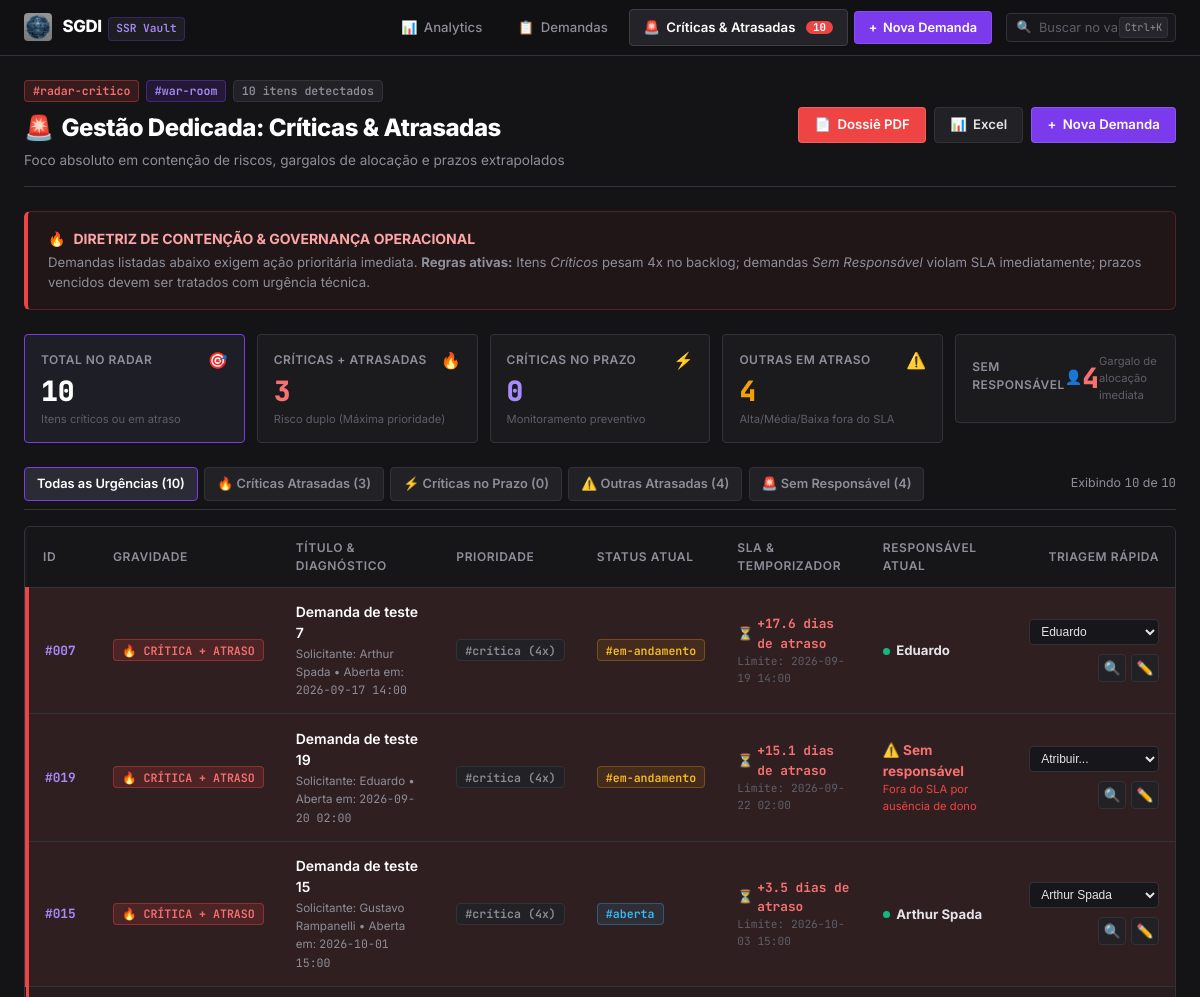
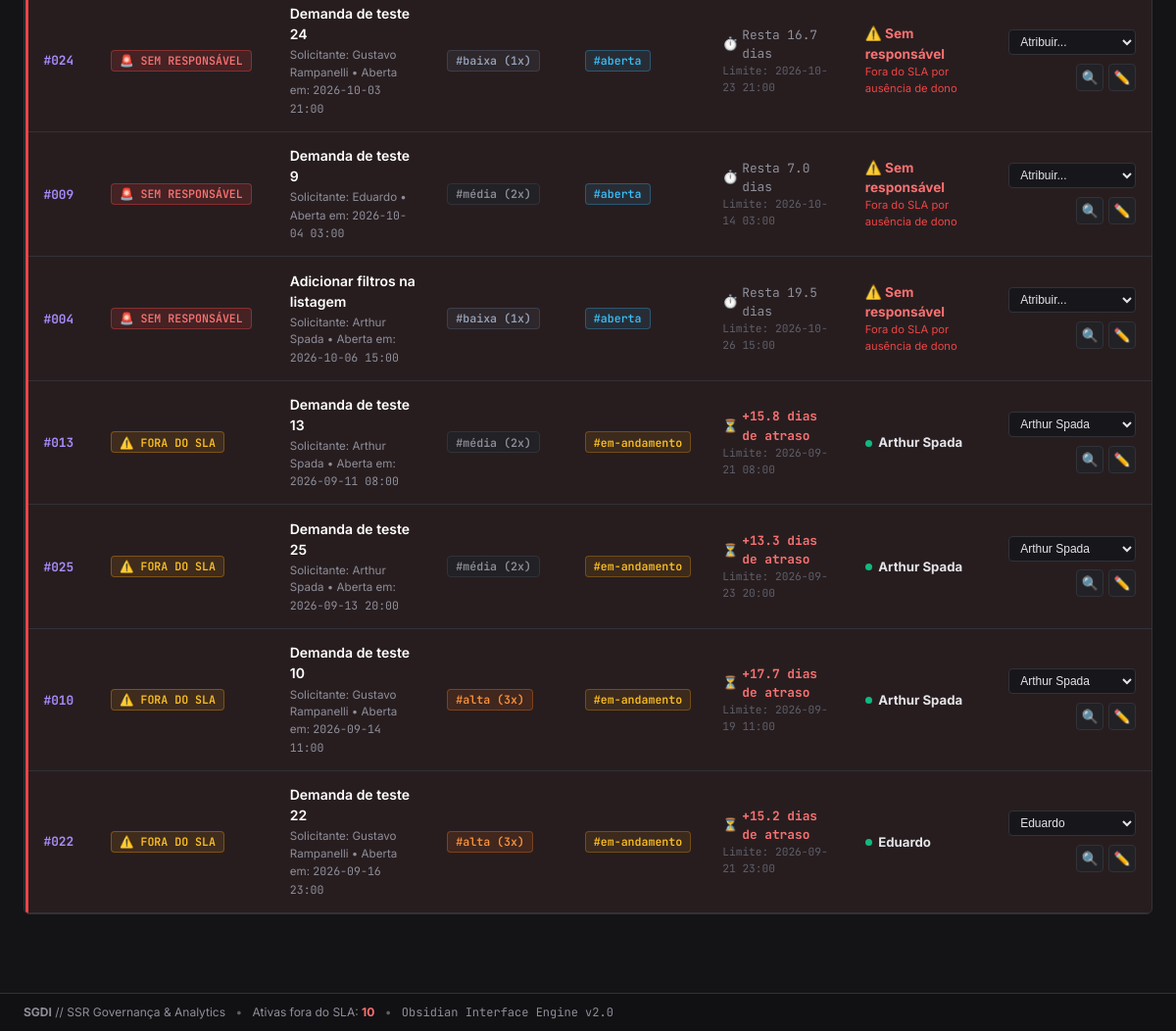
Screenshot of /urgentes with the database file from the repository (2 pictures, top to bottom).
### tables this page shows
CREATE TABLE demandas (
    id INTEGER PRIMARY KEY AUTOINCREMENT,
    titulo TEXT NOT NULL,
    descricao TEXT,
    solicitante_id INTEGER NOT NULL,
    data_criacao TEXT,
    status TEXT NOT NULL DEFAULT 'Aberta',
    prioridade TEXT NOT NULL DEFAULT 'Média',
    responsavel_id INTEGER,
    data_conclusao TEXT,
    FOREIGN KEY (solicitante_id) REFERENCES usuarios(id),
    FOREIGN KEY (responsavel_id) REFERENCES usuarios(id)
);

CREATE TABLE usuarios (
    id INTEGER PRIMARY KEY AUTOINCREMENT, 
    nome TEXT NOT NULL,
    email TEXT UNIQUE
);

### app.py (the view)
@app.route('/criticas-atrasadas')
@app.route('/urgentes')
def criticas_atrasadas():
    aba_filtro = request.args.get('aba', 'todas')
    conn = get_db()
    garantir_migracao_db(conn)
    query_urgentes = f'''
        {SELECT_DEMANDAS}
        WHERE d.status NOT IN ('Concluída', 'Cancelada')
        AND (
            d.prioridade = 'Crítica'
            OR d.responsavel_id IS NULL
            OR datetime(d.data_criacao, '+' || (CASE d.prioridade WHEN 'Crítica' THEN 2 WHEN 'Alta' THEN 5 WHEN 'Média' THEN 10 WHEN 'Baixa' THEN 20 ELSE 30 END) || ' days') < datetime('now', 'localtime')
        )
        ORDER BY
            (CASE WHEN d.prioridade = 'Crítica' AND (d.responsavel_id IS NULL OR datetime(d.data_criacao, '+2 days') < datetime('now', 'localtime')) THEN 1
                  WHEN d.prioridade = 'Crítica' THEN 2
                  WHEN d.responsavel_id IS NULL THEN 3
                  ELSE 4 END) ASC,
            d.data_criacao ASC
    '''
    todas_urgentes = conn.execute(query_urgentes).fetchall()
    usuarios = listar_usuarios(conn)
    conn.close()
    agora = datetime.now()
    lista_processada = []
    total_criticas_atrasadas = 0
    total_criticas_no_prazo = 0
    total_outras_atrasadas = 0
    total_sem_responsavel = 0
    for row in todas_urgentes:
        d = dict(row)
        pr = d['prioridade']
        st_sla = d['status_sla']
        is_sem_resp = (d['responsavel_id'] is None)
        is_critica = (pr == 'Crítica')
        is_atrasada_ou_fora = (st_sla in ('atrasada', 'sem_responsavel_fora_sla'))
        if is_critica and is_atrasada_ou_fora:
            categoria = 'critica_atrasada'
            categoria_label = '🔥 Crítica Atrasada'
            categoria_classe = 'urgencia-maxima'
            total_criticas_atrasadas += 1
        elif is_critica:
            categoria = 'critica_prazo'
            categoria_label = '⚡ Crítica no Prazo'
            categoria_classe = 'urgencia-alta'
            total_criticas_no_prazo += 1
        elif is_sem_resp:
            categoria = 'sem_responsavel'
            categoria_label = '🚨 Sem Responsável'
            categoria_classe = 'urgencia-alerta'
            total_sem_responsavel += 1
        else:
            categoria = 'outras_atrasadas'
            categoria_label = '⚠️ Atrasada (SLA)'
            categoria_classe = 'urgencia-media'
            total_outras_atrasadas += 1
        if is_sem_resp and categoria != 'sem_responsavel':
            total_sem_responsavel += 1
        dc = parse_data(d['data_criacao'])
        dl = parse_data(d['data_limite'])
        if dl:
            if agora > dl:
                dias_atraso = (agora - dl).total_seconds() / 86400.0
                d['tempo_status_str'] = f"+{round(dias_atraso, 1)} dias de atraso"
                d['dias_diff'] = round(dias_atraso, 1)
                d['em_atraso'] = True
            else:
                dias_restantes = (dl - agora).total_seconds() / 86400.0
                d['tempo_status_str'] = f"Resta {round(dias_restantes, 1)} dias"
                d['dias_diff'] = round(dias_restantes, 1)
                d['em_atraso'] = False
        else:
            d['tempo_status_str'] = '-'
            d['dias_diff'] = 0
            d['em_atraso'] = False
        d['categoria'] = categoria
        d['categoria_label'] = categoria_label
        d['categoria_classe'] = categoria_classe
        d['peso'] = PESO_PRIORIDADE.get(pr, 2)
        if aba_filtro == 'criticas_atrasadas' and categoria != 'critica_atrasada':
            continue
        elif aba_filtro == 'criticas_prazo' and categoria != 'critica_prazo':
            continue
        elif aba_filtro == 'outras_atrasadas' and categoria != 'outras_atrasadas':
            continue
        elif aba_filtro == 'sem_responsavel' and not is_sem_resp:
            continue
        lista_processada.append(d)
    stats_urgentes = {
        'total': len(todas_urgentes),
        'total_exibido': len(lista_processada),
        'criticas_atrasadas': total_criticas_atrasadas,
        'criticas_no_prazo': total_criticas_no_prazo,
        'outras_atrasadas': total_outras_atrasadas,
        'sem_responsavel': total_sem_responsavel,
    }
    return render_template(
        'criticas_atrasadas.html',
        demandas=lista_processada,
        stats=stats_urgentes,
        aba_ativa=aba_filtro,
        usuarios=usuarios
    )

### templates/criticas_atrasadas.html (shortened to what this page needs)
{% extends "base.html" %}
{% block content %}
<div class="obs-pane-header">
    <div class="obs-pane-title">
        <div class="obs-tag-group">
            <span class="obs-tag obs-tag-danger">#radar-critico</span>
            <span class="obs-tag obs-tag-purple">#war-room</span>
            <span class="obs-tag obs-tag-muted">{{ stats.total }} itens detectados</span>
        </div>
        <h1><span>🚨</span> Gestão Dedicada: Críticas & Atrasadas</h1>
        <p class="obs-pane-subtitle">Foco absoluto em contenção de riscos, gargalos de alocação e prazos extrapolados</p>
    </div>
    <div class="obs-pane-actions">
        <a href="{{ url_for('exportar_pdf', status='Aberta') }}" class="btn-obsidian btn-obs-danger" title="Exportar Dossiê Crítico em PDF">
            <span>📄</span> Dossiê PDF
        </a>
        <a href="{{ url_for('exportar_excel') }}" class="btn-obsidian btn-obs-secondary" title="Exportar para Excel">
            <span>📊</span> Excel
        </a>
        <a href="/nova_demanda" class="btn-obsidian btn-obs-accent" title="Criar nova demanda">
            <span>+</span> Nova Demanda
        </a>
    </div>
</div>
<div class="obs-callout obs-callout-danger" style="margin-bottom: 1.5rem;">
    <div class="obs-callout-title">
        <span class="obs-callout-icon">🔥</span>
        <strong>DIRETRIZ DE CONTENÇÃO & GOVERNANÇA OPERACIONAL</strong>
    </div>
    <div class="obs-callout-content">
        Demandas listadas abaixo exigem ação prioritária imediata. <strong>Regras ativas:</strong>
        Itens <em>Críticos</em> pesam 4x no backlog; demandas <em>Sem Responsável</em> violam SLA imediatamente; prazos vencidos devem ser tratados com urgência técnica.
    </div>
</div>
<div class="obs-stat-strip">
    <a href="/criticas-atrasadas?aba=todas" class="obs-stat-card {% if aba_ativa == 'todas' %}active{% endif %}">
        <div class="obs-stat-top">
            <span class="obs-stat-label">Total no Radar</span>
            <span class="obs-stat-icon">🎯</span>
        </div>
        <div class="obs-stat-val">{{ stats.total }}</div>
        <div class="obs-stat-hint">Itens críticos ou em atraso</div>
    </a>
    <a href="/criticas-atrasadas?aba=criticas_atrasadas" class="obs-stat-card danger {% if aba_ativa == 'criticas_atrasadas' %}active{% endif %}">
        <div class="obs-stat-top">
            <span class="obs-stat-label">Críticas + Atrasadas</span>
            <span class="obs-stat-icon">🔥</span>
        </div>
        <div class="obs-stat-val text-danger">{{ stats.criticas_atrasadas }}</div>
        <div class="obs-stat-hint">Risco duplo (Máxima prioridade)</div>
    </a>
    <a href="/criticas-atrasadas?aba=criticas_prazo" class="obs-stat-card purple {% if aba_ativa == 'criticas_prazo' %}active{% endif %}">
        <div class="obs-stat-top">
            <span class="obs-stat-label">Críticas no Prazo</span>
            <span class="obs-stat-icon">⚡</span>
        </div>
        <div class="obs-stat-val" style="color:var(--obs-accent-light);">{{ stats.criticas_no_prazo }}</div>
        <div class="obs-stat-hint">Monitoramento preventivo</div>
    </a>
    <a href="/criticas-atrasadas?aba=outras_atrasadas" class="obs-stat-card warning {% if aba_ativa == 'outras_atrasadas' %}active{% endif %}">
        <div class="obs-stat-top">
            <span class="obs-stat-label">Outras em Atraso</span>
            <span class="obs-stat-icon">⚠️</span>
        </div>
        <div class="obs-stat-val" style="color:var(--obs-warning);">{{ stats.outras_atrasadas }}</div>
        <div class="obs-stat-hint">Alta/Média/Baixa fora do SLA</div>
    </a>
    <a href="/criticas-atrasadas?aba=sem_responsavel" class="obs-stat-card alert {% if aba_ativa == 'sem_responsavel' %}active{% endif %}">
        <div class="obs-stat-top">
            <span class="obs-stat-label">Sem Responsável</span>
            <span class="obs-stat-icon">👤</span>
        </div>
        <div class="obs-stat-val" style="color:#f87171;">{{ stats.sem_responsavel }}</div>
        <div class="obs-stat-hint">Gargalo de alocação imediata</div>
    </a>
</div>
<div class="obs-tabs-bar">
    <div class="obs-tabs-list">
        <a href="/criticas-atrasadas?aba=todas" class="obs-tab-item {% if aba_ativa == 'todas' %}active{% endif %}">
            Todas as Urgências ({{ stats.total }})
        </a>
        <a href="/criticas-atrasadas?aba=criticas_atrasadas" class="obs-tab-item {% if aba_ativa == 'criticas_atrasadas' %}active{% endif %}">
            🔥 Críticas Atrasadas ({{ stats.criticas_atrasadas }})
        </a>
        <a href="/criticas-atrasadas?aba=criticas_prazo" class="obs-tab-item {% if aba_ativa == 'criticas_prazo' %}active{% endif %}">
            ⚡ Críticas no Prazo ({{ stats.criticas_no_prazo }})
        </a>
        <a href="/criticas-atrasadas?aba=outras_atrasadas" class="obs-tab-item {% if aba_ativa == 'outras_atrasadas' %}active{% endif %}">
            ⚠️ Outras Atrasadas ({{ stats.outras_atrasadas }})
        </a>
        <a href="/criticas-atrasadas?aba=sem_responsavel" class="obs-tab-item {% if aba_ativa == 'sem_responsavel' %}active{% endif %}">
            🚨 Sem Responsável ({{ stats.sem_responsavel }})
        </a>
    </div>
    <div class="obs-tabs-meta">
        Exibindo <span class="obs-code">{{ demandas|length }}</span> de <span class="obs-code">{{ stats.total }}</span>
    </div>
</div>
<div class="obs-pane-card">
    <div class="table-responsive">
        <table class="obs-table" id="tabela-war-room">
            <thead>
                <tr>
                    <th style="width: 70px;">ID</th>
                    <th style="width: 150px;">Gravidade</th>
                    <th>Título & Diagnóstico</th>
                    <th>Prioridade</th>
                    <th>Status Atual</th>
                    <th>SLA & Temporizador</th>
                    <th>Responsável Atual</th>
                    <th style="width: 170px; text-align: right;">Triagem Rápida</th>
                </tr>
            </thead>
            <tbody>
                {% for d in demandas %}
                <tr class="obs-row {% if d.categoria == 'critica_atrasada' %}row-critica-atrasada{% elif d.em_atraso or d.responsavel_id is none %}row-fora-sla{% endif %}">
                    <td>
                        <span class="obs-code-id">#{{ "%03d"|format(d.id) }}</span>
                    </td>
                    <td>
                        {% if d.categoria == 'critica_atrasada' %}
                            <span class="obs-tag obs-tag-danger pulse-tag" title="Crítica e Atrasada">🔥 CRÍTICA + ATRASO</span>
                        {% elif d.categoria == 'critica_prazo' %}
                            <span class="obs-tag obs-tag-purple" title="Crítica no Prazo">⚡ CRÍTICA ATIVA</span>
                        {% elif d.categoria == 'sem_responsavel' %}
                            <span class="obs-tag obs-tag-danger" title="Sem responsável = Fora do SLA">🚨 SEM RESPONSÁVEL</span>
                        {% else %}
                            <span class="obs-tag obs-tag-warning" title="Prazo violado">⚠️ FORA DO SLA</span>
                        {% endif %}
                    </td>
                    <td>
                        <div class="obs-demand-cell">
                            <a href="/detalhes/{{ d.id }}" class="obs-demand-title">
                                {{ d.titulo }}
                            </a>
                            <div class="obs-demand-meta">
                                Solicitante: <span>{{ d.solicitante_nome or 'Não identificado' }}</span> &bull;
                                Aberta em: <span class="obs-code-inline">{{ d.data_criacao[:16] if d.data_criacao else '-' }}</span>
                            </div>
                        </div>
                    </td>
                    <td>
                        <span class="obs-tag obs-tag-prio-{{ d.prioridade|lower }}">
                            #{{ d.prioridade|lower }} ({{ d.peso }}x)
                        </span>
                    </td>
                    <td>
                        <span class="obs-tag obs-tag-status-{{ d.status|lower|replace(' ', '-') }}">
                            #{{ d.status|lower|replace(' ', '-') }}
                        </span>
                    </td>
                    <td>
                        {% if d.em_atraso %}
                            <div class="obs-timer-danger">
                                <span class="obs-timer-icon">⏳</span>
                                <strong class="obs-code">{{ d.tempo_status_str }}</strong>
                            </div>
                            <div class="obs-timer-sub">Limite: {{ d.data_limite[:16] if d.data_limite else '-' }}</div>
                        {% else %}
                            <div class="obs-timer-ok">
                                <span class="obs-timer-icon">⏱️</span>
                                <span class="obs-code">{{ d.tempo_status_str }}</span>
                            </div>
                            <div class="obs-timer-sub">Limite: {{ d.data_limite[:16] if d.data_limite else '-' }}</div>
                        {% endif %}
                    </td>
                    <td>
                        {% if d.responsavel_nome %}
                            <div class="obs-user-badge">
                                <span class="obs-user-dot"></span>
                                <strong>{{ d.responsavel_nome }}</strong>
                            </div>
                        {% else %}
                            <div class="obs-user-empty">
                                <span class="text-danger" style="font-weight:700;">⚠️ Sem responsável</span>
                                <div style="font-size:0.7rem; color:var(--obs-danger);">Fora do SLA por ausência de dono</div>
                            </div>
                        {% endif %}
                    </td>
                    <td style="text-align: right; white-space: nowrap;">
                        <form action="/atribuir_responsavel_rapido/{{ d.id }}" method="POST" class="form-alocacao-rapida">
                            <select name="responsavel_id" onchange="this.form.submit()" class="obs-select-sm" title="Atribuir responsável imediatamente">
                                <option value="">Atribuir...</option>
                                {% for u in usuarios %}
                                    <option value="{{ u.id }}" {{ 'selected' if d.responsavel_id == u.id }}>{{ u.nome }}</option>
                                {% endfor %}
                            </select>
                        </form>
                        <div style="margin-top: 0.35rem; display:flex; justify-content:flex-end; gap:0.3rem;">
                            <a href="/detalhes/{{ d.id }}" class="btn-obs-icon" title="Ver detalhes completos">🔍</a>
                            <a href="/editar/{{ d.id }}" class="btn-obs-icon" title="Editar demanda">✏️</a>
                        </div>
                    </td>
                </tr>
                {% endfor %}
            </tbody>
        </table>
    </div>
</div>
{% endblock %}

### rows the page displays
demandas: id "007", shows "🔥 CRÍTICA + ATRASO", titulo "Demanda de teste 7", nome "Arthur Spada", data_criacao "2026-09-17 14:00", prioridade "crítica", peso "4", status "em-andamento", tempo_status_str "+17.6 dias de atraso", data_limite "2026-09-19 14:00", responsavel_nome "Eduardo"
demandas: id "019", shows "🔥 CRÍTICA + ATRASO", titulo "Demanda de teste 19", nome "Eduardo", data_criacao "2026-09-20 02:00", prioridade "crítica", peso "4", status "em-andamento", tempo_status_str "+15.1 dias de atraso", data_limite "2026-09-22 02:00", shows "⚠️ Sem responsável"
demandas: id "015", shows "🔥 CRÍTICA + ATRASO", titulo "Demanda de teste 15", nome "Gustavo Rampanelli", data_criacao "2026-10-01 15:00", prioridade "crítica", peso "4", status "aberta", tempo_status_str "+3.5 dias de atraso", data_limite "2026-10-03 15:00", responsavel_nome "Arthur Spada"
demandas: id "024", shows "🚨 SEM RESPONSÁVEL", titulo "Demanda de teste 24", nome "Gustavo Rampanelli", data_criacao "2026-10-03 21:00", prioridade "baixa", peso "1", status "aberta", tempo_status_str "Resta 16.7 dias", data_limite "2026-10-23 21:00", shows "⚠️ Sem responsável"
demandas: id "009", shows "🚨 SEM RESPONSÁVEL", titulo "Demanda de teste 9", nome "Eduardo", data_criacao "2026-10-04 03:00", prioridade "média", peso "2", status "aberta", tempo_status_str "Resta 7.0 dias", data_limite "2026-10-14 03:00", shows "⚠️ Sem responsável"
demandas: id "004", shows "🚨 SEM RESPONSÁVEL", titulo "Adicionar filtros na listagem", nome "Arthur Spada", data_criacao "2026-10-06 15:00", prioridade "baixa", peso "1", status "aberta", tempo_status_str "Resta 19.5 dias", data_limite "2026-10-26 15:00", shows "⚠️ Sem responsável"
demandas: id "013", shows "⚠️ FORA DO SLA", titulo "Demanda de teste 13", nome "Arthur Spada", data_criacao "2026-09-11 08:00", prioridade "média", peso "2", status "em-andamento", tempo_status_str "+15.8 dias de atraso", data_limite "2026-09-21 08:00", responsavel_nome "Arthur Spada"
demandas: id "025", shows "⚠️ FORA DO SLA", titulo "Demanda de teste 25", nome "Arthur Spada", data_criacao "2026-09-13 20:00", prioridade "média", peso "2", status "em-andamento", tempo_status_str "+13.3 dias de atraso", data_limite "2026-09-23 20:00", responsavel_nome "Arthur Spada"
demandas: id "010", shows "⚠️ FORA DO SLA", titulo "Demanda de teste 10", nome "Gustavo Rampanelli", data_criacao "2026-09-14 11:00", prioridade "alta", peso "3", status "em-andamento", tempo_status_str "+17.7 dias de atraso", data_limite "2026-09-19 11:00", responsavel_nome "Arthur Spada"
demandas: id "022", shows "⚠️ FORA DO SLA", titulo "Demanda de teste 22", nome "Gustavo Rampanelli", data_criacao "2026-09-16 23:00", prioridade "alta", peso "3", status "em-andamento", tempo_status_str "+15.2 dias de atraso", data_limite "2026-09-21 23:00", responsavel_nome "Eduardo"

### other values shown
{{ total_urgentes_global }} "10"
{{ stats.total }} "10"
{{ stats.criticas_atrasadas }} "3"
{{ stats.criticas_no_prazo }} "0"
{{ stats.outras_atrasadas }} "4"
{{ stats.sem_responsavel }} "4"
{{ demandas|length }} "10"
form field responsavel_id "Eduardo"
form field responsavel_id "Arthur Spada"
